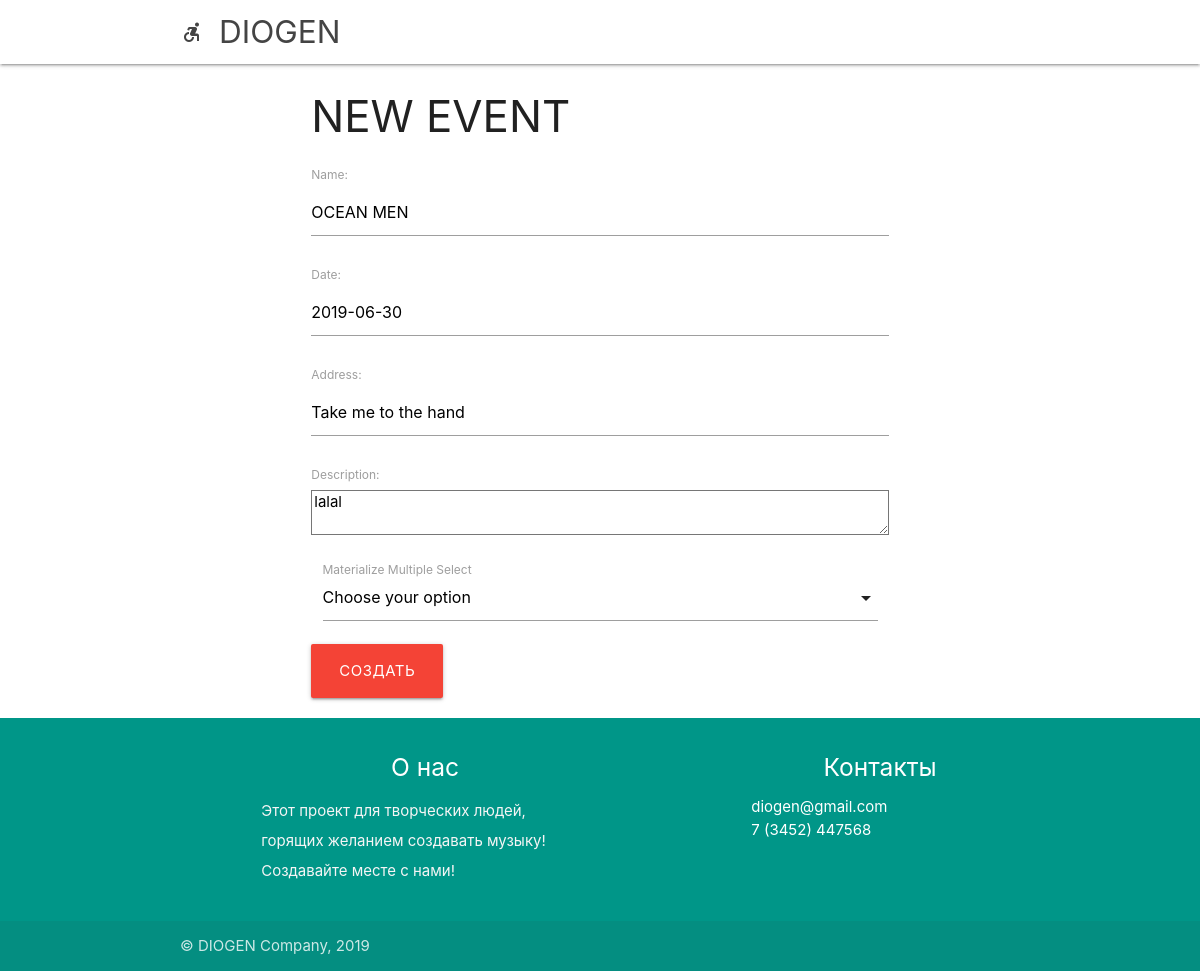
The app's page /myevents/upd/3/ with its own data.
### userApp/models.py (models this page shows, shortened)
class EventProfile(models.Model):
    name = models.CharField(max_length=100,default='', blank=False)
    address = models.CharField(max_length=100,default='', blank=False)
    date = models.CharField(max_length=100, default='', blank=False)
    description = models.TextField(default='',blank=True)
    company = models.ForeignKey(PersonProfile, on_delete=models.CASCADE, blank=False)

### userApp/views.py (the view, shortened to what this page needs)
# urls.py: path('myevents/upd/<int:pk>/', views.EventUpdate.as_view(), name='EventUpdate'),
class EventUpdate(UpdateView):
    model = EventProfile
    template_name = 'userApp/updateevent.html'
    fields = ['name','date','address','description']
    def get_context_data(self, **kwargs):
        context = super(EventUpdate, self).get_context_data(**kwargs)
        context['events'] = [self.object][0]
        musicians = PersonProfile.objects.filter(~Q(nickname='')).filter(~Q(pk__in=[i.user.pk for i in AcceptedEvent.objects.filter(Q(event=self.object) & Q(user__isnull=False))]))
        groups = GroupProfile.objects.filter(~Q(pk__in=[i.group.pk for i in AcceptedEvent.objects.filter(Q(event=self.object) & Q(group__isnull=False))]))
        context['musicians'] =  musicians
        context['groups'] = groups
        return context

### userApp/templates/userApp/updateevent.html (shortened to what this page needs)
{% extends "mainPage/wrapper.html" %}
{% load static %}
{% block page %}
    <div class="row">
        <div class="col s3 m3 l3"></div>
        <div class="col s6 m6 l6">
                <h3>NEW EVENT</h3>
                <form id="updthis" method="post">{% csrf_token %}
                    {{ form.as_p }}
                <div class="input-field col s12">
                    <label>Materialize Multiple Select</label>
                </div>
                <button type="submit" class='btn-large red' >Создать</button>
                </div>
        </div>
        </div>
{% endblock %}

### userApp/static/css/style.css (style rules this page uses)
p { line-height: 2rem; }

### records on screen
EventProfile: name "OCEAN MEN", date "2019-06-30", address "Take me to the hand", description "lalal"
